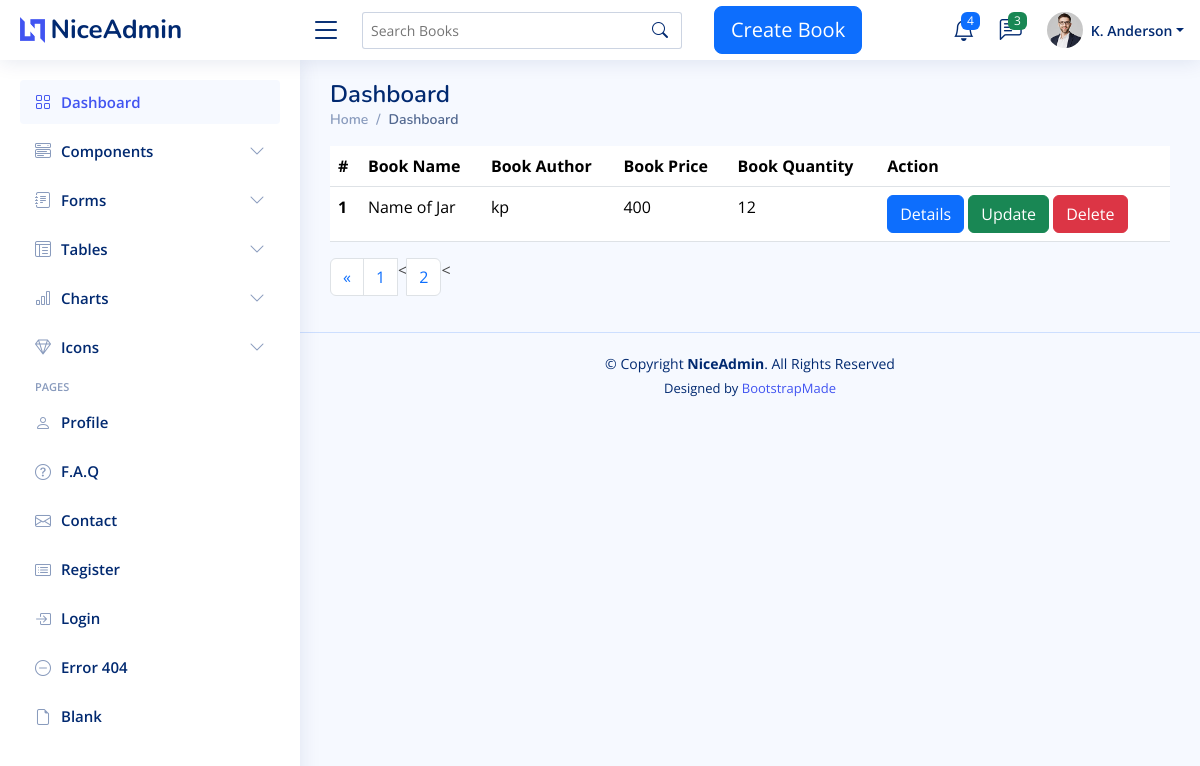
Screenshot of /?page=2 with the database file from the repository.
### book_PP/models.py (models this page shows, shortened)
class Book(models.Model):
    title = models.CharField(max_length=200, null=True)
    price = models.IntegerField(null=True)
    image=models.ImageField(upload_to='book_media')
    quantity=models.IntegerField()
    author = models.ForeignKey(Author, on_delete=models.CASCADE)

class Author(models.Model):
    name = models.CharField(max_length=200, null=True)
    def __str__(self):
        return '{}'.format(self.name)

### book_PP/views.py (the view)
# urls.py: path('',views.listBook, name='list_book'),
def listBook(requst):
    books=Book.objects.all()
    paginator=Paginator(books, 4)
    page_number=requst.GET.get('page')
    try:
        page=paginator.get_page(page_number)
    except EmptyPage:
        page=paginator.page(page_number.num_pages)
    return render(requst,'admin/listbook.html',{'books':books, 'page':page})

### templates/admin/listbook.html (shortened to what this page needs)
{% extends 'admin/base.html' %}
{% load static %}
{% block content %}
<table class="table">
  <thead>
    <tr>
      <th scope="col">#</th>
      <th scope="col">Book Name</th>
      <th scope="col">Book Author</th>
            <th scope="col">Book Price</th>
      <th scope="col">Book Quantity</th>
      <th scope="col">Action</th>
    </tr>
  </thead>
  <tbody>
    {% for book in page %}
    <tr>
      <th scope="row">{{ forloop.counter }}</th>
      <td>{{ book.title }}</td>
      <td>{{ book.author }}</td>
      <td>{{ book.price }}</td>
      <td>{{ book.quantity }}</td>
      <td>
        <a href="{% url 'details' book.id %}" class="btn btn-primary">Details</a>
        <a href="{% url 'update' book.id %}" class="btn btn-success">Update</a>
        <a href="{% url 'delete' book.id %}" class="btn btn-danger">Delete</a>
      </td>
    </tr>
    {% endfor %}
  </tbody>
</table>
<nav aria-label="Page navigation example">
  <ul class="pagination">
    {% if page.has_previous %}
    <li class="page-item">
      <a class="page-link" href="?page={{ page.previous_page_number }}" aria-label="Previous">
        <span aria-hidden="true">&laquo;</span>
      </a>
    </li>
{% endif %}
    {% for num in page.paginator.page_range %}
    <li class="page-item {% if page.number == num %}activate{% endif %}">
      <a class="page-link" href="?page={{ num }}">{{ num }}</a>
    </li>
    <{% endfor %}
  </ul>
</nav>
{% endblock %}

### static/assets/css/style.css (style rules this page uses)
:root { scroll-behavior: smooth; }
body { font-family: "Open Sans", sans-serif; background: #f6f9ff; color: #444444; display :flex; flex-flow:column; width:100%; justify-content:center; align-item:center; }

### rows the page displays
Book: title "Name of Jar", author "kp", price "400", quantity "12"

### other values shown
{{ num }} "1" "2"
